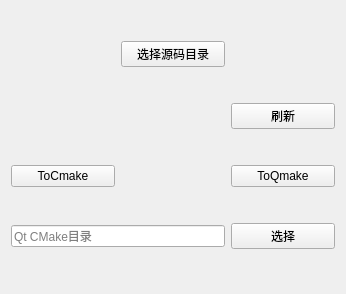
<?xml version="1.0" encoding="UTF-8"?>
<ui version="4.0">
 <class>Widget</class>
 <widget class="QWidget" name="Widget">
  <property name="geometry">
   <rect>
    <x>0</x>
    <y>0</y>
    <width>346</width>
    <height>294</height>
   </rect>
  </property>
  <property name="windowTitle">
   <string>Widget</string>
  </property>
  <layout class="QGridLayout" name="gridLayout">
   <item row="1" column="1">
    <widget class="QPushButton" name="pushButton">
     <property name="text">
      <string>选择源码目录</string>
     </property>
    </widget>
   </item>
   <item row="4" column="2">
    <widget class="QPushButton" name="pushButton_4">
     <property name="text">
      <string>选择</string>
     </property>
    </widget>
   </item>
   <item row="3" column="0">
    <widget class="QPushButton" name="pushButton_2">
     <property name="text">
      <string>ToCmake</string>
     </property>
    </widget>
   </item>
   <item row="4" column="0" colspan="2">
    <widget class="QLineEdit" name="lineEdit">
     <property name="placeholderText">
      <string>Qt CMake目录</string>
     </property>
    </widget>
   </item>
   <item row="3" column="2">
    <widget class="QPushButton" name="pushButton_3">
     <property name="text">
      <string>ToQmake</string>
     </property>
    </widget>
   </item>
   <item row="2" column="2">
    <widget class="QPushButton" name="pushButton_5">
     <property name="text">
      <string>刷新</string>
     </property>
    </widget>
   </item>
   <item row="2" column="0" colspan="2">
    <widget class="QLabel" name="label">
     <property name="maximumSize">
      <size>
       <width>16777215</width>
       <height>16777215</height>
      </size>
     </property>
     <property name="text">
      <string/>
     </property>
    </widget>
   </item>
  </layout>
 </widget>
 <resources/>
 <connections/>
</ui>
